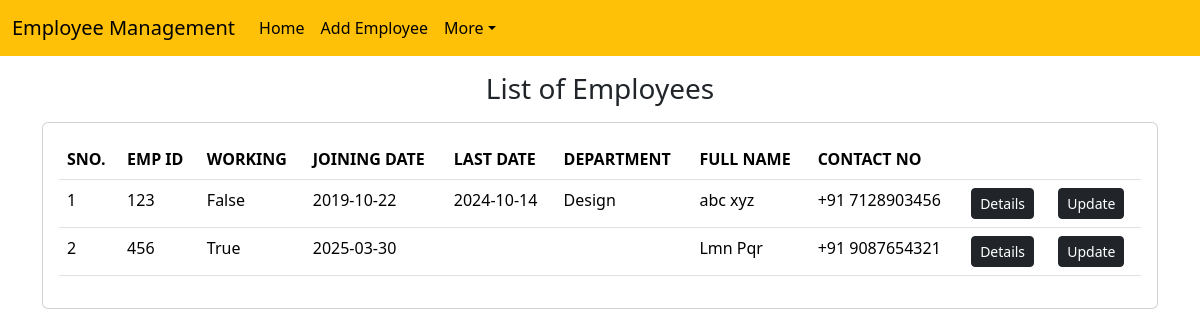
Screenshot of /index/emp-list/ with the database file from the repository.
### homeapp/models.py (models this page shows, shortened)
class Empdata(models.Model):
    emp_id=models.CharField(max_length=200)
    working=models.BooleanField(default=True)
    jdate=models.CharField(max_length=200)
    ldate=models.CharField(max_length=200)
    dept=models.CharField(max_length=200)
    name=models.CharField(max_length=200)
    contact=models.CharField(max_length=200)
    add=models.CharField(max_length=1500)
    state=models.CharField(max_length=200)
    idproof=models.CharField(max_length=200)

### homeapp/views.py (the view)
# urls.py: path('emp-list/', emp_list),
def emp_list(request):
    empdata=Empdata.objects.all()
    return render(request, "emplist.html", {'empdata':empdata})

### templates/emplist.html (shortened to what this page needs)
<!doctype html>
<html lang="en">
<head>
    {% include 'bootstrap.html' %}
</head>
<body>
    {% include 'navbar.html' %}
    <h3 class="text-center my-3">List of Employees</h3>
    <div class="container">
        <div class="card">
        <div class="card-body">
            <table class="table">
                <thead>
                <tr>
                    <th>SNO.</th>
                    <th>EMP ID</th>
                    <th>WORKING</th>
                    <th>JOINING DATE</th>
                    <th>LAST DATE</th>
                    <th>DEPARTMENT</th>
                    <th>FULL NAME</th>
                    <th>CONTACT NO</th>
                    <th>    </th>
                    <th>    </th>
                </tr>
                </thead>
                <tbody>
                    {% for e in empdata %}
                    <tr>
                        <td>{{forloop.counter}}</td>
                        <td>{{e.emp_id}}</td>
                        <td>{{e.working}}</td>
                        <td>{{e.jdate}}</td>
                        <td>{{e.ldate}}</td>
                        <td>{{e.dept}}</td>
                        <td>{{e.name}}</td>
                        <td>{{e.contact}}</td>
                        <td>
                            <a href="/index/emp-detail/{{e.id}}" class="btn btn-dark btn-sm">Details</a>
                        </td>
                        <td>
                            <a href="/index/emp-update/{{e.id}}" class="btn btn-dark btn-sm">Update</a>
                        </td>
                    </tr>
                    {% endfor %}
                </tbody>
            </table>
        </div>
        </div>
    </div>
</body>
</html>

### rows the page displays
Empdata: emp_id "123", working "False", jdate "2019-10-22", ldate "2024-10-14", dept "Design", name "abc xyz", contact "+91 7128903456"
Empdata: emp_id "456", working "True", jdate "2025-03-30", name "Lmn Pqr", contact "+91 9087654321"
